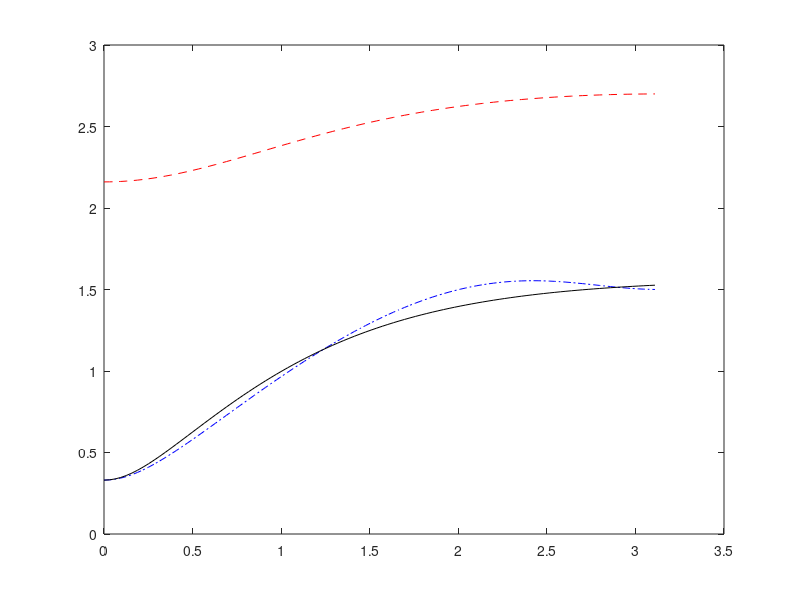

Reproduce this figure in MATLAB.
%Partial franctions
B = [1.5000 6.9050 1.8880];
A = [1 5.0900 5.7114];
[R,P,K] = residue(B,A);


%Plotting of Magnitude responses
w = 1 * pi * (0:1/100:1 - 1/100);
s =(1i*w);
Hs = (1.5 * s .* s + 6.9050 * s + 1.8880)./(s .* s + 5.0900 * s + 5.7114);

b1 = [0.6693 -2.4819 0.0050];
a1 = [1 -0.1661 0.0029];
h1 = freqz(b1,a1,w);

b2 = [1.0481 -0.3012 -0.3175];
a2 = [1 0.3055 -0.0066];
h2 = freqz(b2,a2,w);

figure(1);
plot(w,abs(h1),'--r',w,abs(h2),'-.b',w,abs(Hs),'-k');
